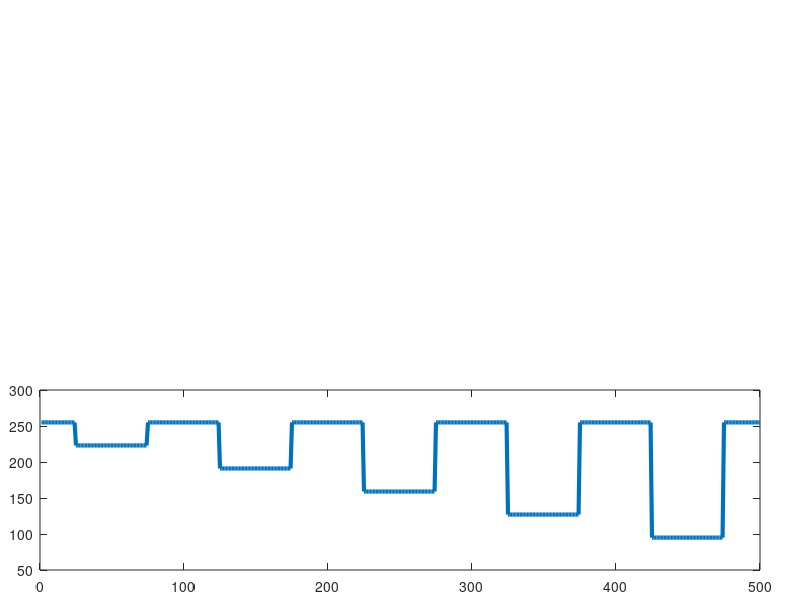

MATLAB code for this plot: (Note: this script raises an error after producing the figure.)
% DEMO_MSER_DELTA  Demo: MSER: delta parameter

randn('state',0) ;
rand('state',0) ;

I = zeros(100,500) + 255 ;
for i=1:5
  I((1:50) + 25 - 1, ...
    (1:50) + 25 - 1 + 100 * (i-1)) = ...
    255 - 32 * i ;
end
I = uint8(I) ; 

figure(1) ; clf ;
axes('position',[0.05 0.05 1-.1 2*1/5-.1]) ;
plot(I(end/2,:),'linewidth',3) ;
hold on ; 
demo_print('mser_delta_0') ;


figure(2) ; clf ; 
imagesc(I) ; axis off ; axis equal ; axis tight ;
set(gca,'fontsize',20) ;

deltar = [1 32 159 160] ;
clear h ;
for delta=deltar
  [r,f] = mser(I, 'Delta', delta, 'verbose') ;
    
  if exist('h','var'), delete(h) ; end
  h = plotframe(ertr(f)) ; 
  if ~isempty(h), set(h,'color','y','linewidth',1) ; end
  title(sprintf('delta = %g', delta)) ;
  drawnow ;

  demo_print(sprintf('mser_delta_%d',find(delta==deltar))) ;  
end
